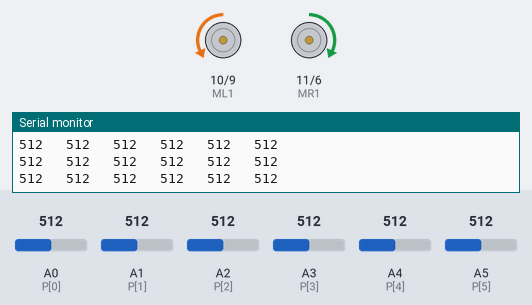
A sketch run on a simulated Arduino Uno, built with avr-gcc and run on an emulated ATmega328P. Parts: motor-driver pin pairs drawn as motors (green arrow = first pin HIGH = forward, orange = second pin HIGH = backward, longer = more drive), the last lines printed to the serial monitor. The test bench sets the inputs (shaded band); at power-on: A0 (P[0]) = 512, A1 (P[1]) = 512, A2 (P[2]) = 512, A3 (P[3]) = 512, A4 (P[4]) = 512, A5 (P[5]) = 512.

Above: at 0.8 s.
0.9 s: A0 (P[0]) set to 108
At 3.4 s:
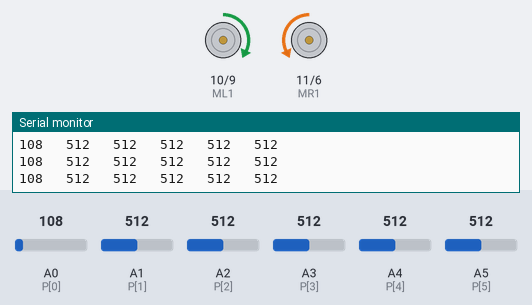
3.7 s: A0 (P[0]) set to 93
Timing chart, 0 to 10.8 s (numbered marks = the images above; inputs shaded):
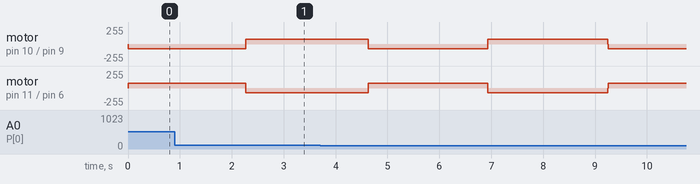

The sketch:

Calibrate.ino
```cpp
//Auto-Calibrate Routine

int P[] ={A0,A1,A2,A3,A4,A5};
#define MR1 11
#define MR2 6
#define ML1 10
#define ML2 9
 int Max[6],Min[6],avg[6],S[6],b[6],dv;

void setup() {
  Serial.begin(9600);
  pinMode(ML1, OUTPUT);
  pinMode(ML2, OUTPUT);
  pinMode(MR1, OUTPUT);
  pinMode(MR2, OUTPUT);
  calibrate();
  Align();
  for(int i=0;i<6;i++)
  {
  Serial.print(Max[i]);
  Serial.print("   ");
  Serial.print(Min[i]);
  Serial.println("   ");
  }
  delay(10000);
}

void loop() {
 for(int i =0;i<6;i++)
{
   S[i]=analogRead(P[i]);
   if(S[i]>=((Max[i]+Min[i])/2)) b[i]=1;
   else if(S[i]<((Max[i]+Min[i])/2)) b[i]=0;
}
  //if((b[0]||b[1]||b[2]||b[3]||b[4]||b[5])!=0)
  dv = (b[0]*100  + b[1]*10 + b[2]) - (b[3] + b[4]*10 + b[5]*100);
  if(((b[0]||b[1]||b[2]||b[3]||b[4]||b[5])==0)||((b[0]&&b[1]&&b[2]&&b[3]&&b[4]&&b[5])==1)) dv=5;

  Serial.print(S[0]);
  Serial.print("   ");
    Serial.print(S[1]);
  Serial.print("   ");

  Serial.print(S[2]);
  Serial.print("   ");

  Serial.print(S[3]);
  Serial.print("   ");

  Serial.print(S[4]);
  Serial.print("   ");

  Serial.print(S[5]);
  Serial.print("   ");
  Serial.print("DEV : ");
  Serial.print(dv);
  Serial.println("   ");
  delay(1110);

}

 void calibrate()
 {
  int m1,m2;
   for(int i=0;i<6;i++)
   {
     Max[i] = Min[i] = analogRead(P[i]);
   }

   for(int g=0;g<2;g++)
   {
   for(int k=0;k<2;k++)
   {
     if(k==0)
     {
       m1=70;
       m2=0;
     }
     else if(k==1)
     {
       m1=0;
       m2=70;
     }
     for(int j=0;j<10;j++)
     {
       for(int L=0;L<6;L++)
       {
         S[L]=analogRead(P[L]);
     analogWrite(MR1,m1);
     analogWrite(MR2,m2);
     analogWrite(ML1,m2);
     analogWrite(ML2,m1);
     if(S[L]>Max[L]) Max[L]=S[L];
     if(S[L]<Min[L]) Min[L]=S[L];
      Serial.print(S[0]);
  Serial.print("   ");
    Serial.print(S[1]);
  Serial.print("   ");

  Serial.print(S[2]);
  Serial.print("   ");

  Serial.print(S[3]);
  Serial.print("   ");

  Serial.print(S[4]);
  Serial.print("   ");

  Serial.print(S[5]);
  Serial.println("   ");
     }
     analogWrite(MR1,0);
     analogWrite(MR2,0);
     analogWrite(ML1,0);
     analogWrite(ML2,0);

     }
   }
   }
 }
   void Align()
   {
     Serial.print("Aligning");
     int flag3=0;
   while(flag3!=1)
   {
   for(int i =0;i<6;i++)
   {
   S[i]=analogRead(P[i]);
   if(S[i]>=((Max[i]+Min[i])/2)) b[i]=1;
   else if(S[i]<((Max[i]+Min[i])/2)) b[i]=0;
   }
  if((b[0]||b[1]||b[2]||b[3]||b[4]||b[5])!=0)
  dv = (b[0]*100  + b[1]*10 + b[2]) - (b[3] + b[4]*10 + b[5]*100);
  // Serial.print("   ");
   //Serial.println(dv);

     if(dv==10||dv==11)
     {
     flag3=1;
     //Serial.println("Exit While Loop");
     break;
     }
     else
     {
       //Serial.println("runnning");
       analogWrite(MR1,40);
     analogWrite(MR2,0);
     analogWrite(ML1,0);
     analogWrite(ML2,40);
     }
   }
   analogWrite(MR1,0);
     analogWrite(MR2,0);
     analogWrite(ML1,0);
     analogWrite(ML2,0);
   }
```
